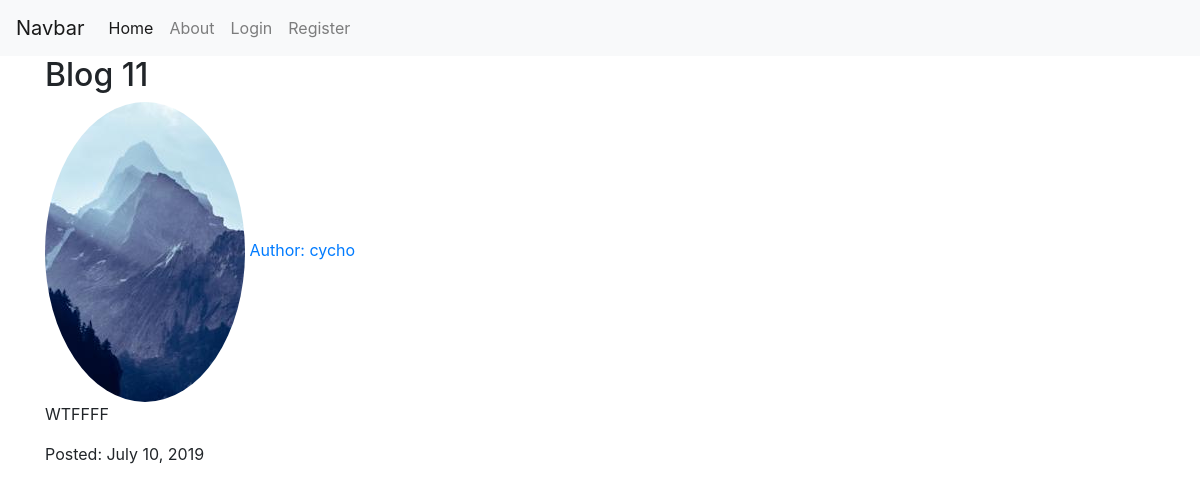
Screenshot of /post/12/ with the database file from the repository.
### blog/models.py (models this page shows, shortened)
class Post(models.Model):
    title = models.CharField(max_length=100)
    content = models.TextField()
    date_posted = models.DateTimeField(default=timezone.now)
    author = models.ForeignKey(User, on_delete=models.CASCADE)

### users/models.py (models this page shows, shortened)
class Profile(models.Model):
    user = models.OneToOneField(User, on_delete=models.CASCADE)
    image = models.ImageField(default='default.jpg', upload_to='profile_pics')

### blog/views.py (the view)
# urls.py: path('post/<int:pk>/', PostDetailView.as_view(), name='post-detail'),
class PostDetailView(DetailView):
    model = Post

### blog/templates/blog/post_detail.html (shortened to what this page needs)
{% extends 'blog/base.html' %}
{% block content %}
<h2>{{ object.title }}</h2>
<img class='rounded-circle' src='{{object.author.profile.image.url}}'>
<a href='{% url "user-posts" object.author.username %}'>Author: {{ object.author }}</a>
<p>{{ object.content }}</p>
<p>Posted: {{ object.date_posted|date:"F d, Y" }}</p>
{% endblock content %}

### rows the page displays
Post: title "Blog 11", author.profile.image (placeholder picture), author "cycho", content "WTFFFF", date_posted "July 10, 2019"
